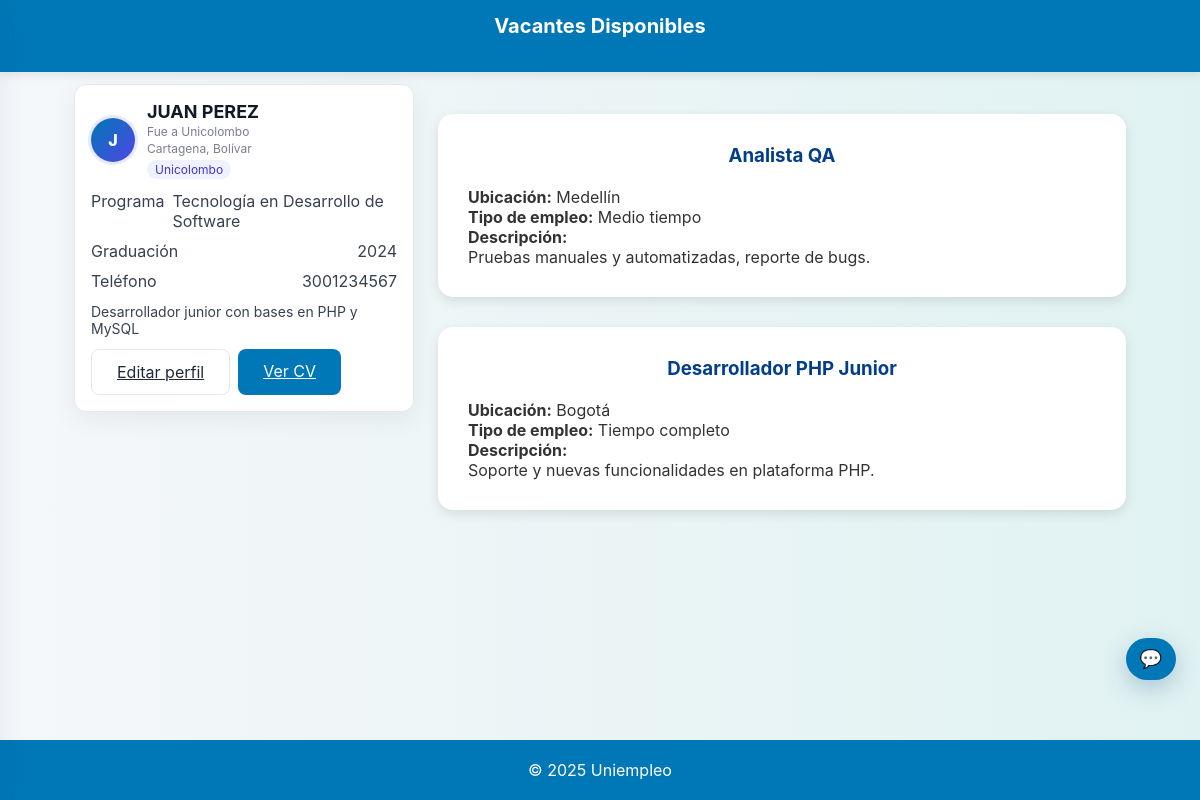
The page /UniEmpleo/Vacantes.php (signed in) on the database its author committed.
### tables this page shows
CREATE TABLE IF NOT EXISTS `egresados` (
  `id` INT NOT NULL AUTO_INCREMENT,
  `nombre` VARCHAR(255) NOT NULL,
  `email` VARCHAR(255) NOT NULL,
  `correo` VARCHAR(255) UNIQUE,
  `contrasena` VARCHAR(255) NULL,
  `telefono` VARCHAR(50) NULL,
  `programa` VARCHAR(255) NULL,
  `graduacion` INT NULL,
  `perfil` TEXT NULL,
  `cv` VARCHAR(255) NULL,
  `created_at` TIMESTAMP DEFAULT CURRENT_TIMESTAMP,
  PRIMARY KEY (`id`),
  INDEX `idx_egresados_email` (`email`),
  INDEX `idx_egresados_correo` (`correo`)
);

CREATE TABLE IF NOT EXISTS `vacantes` (
  `id` INT NOT NULL AUTO_INCREMENT,
  `empresa_id` INT NULL,
  `empresa` VARCHAR(255) NULL,
  `titulo` VARCHAR(255) NOT NULL,
  `descripcion` TEXT NOT NULL,
  `ubicacion` VARCHAR(255) NOT NULL,
  `tipo_empleo` VARCHAR(100) NOT NULL,
  `area` VARCHAR(255) NULL,
  `experiencia` VARCHAR(100) NULL,
  `fecha_publicacion` TIMESTAMP DEFAULT CURRENT_TIMESTAMP,
  PRIMARY KEY (`id`),
  FOREIGN KEY (`empresa_id`) REFERENCES `empresas`(`id`) ON DELETE SET NULL ON UPDATE CASCADE,
  INDEX `idx_vacantes_titulo` (`titulo`),
  INDEX `idx_vacantes_ubicacion` (`ubicacion`),
  INDEX `idx_vacantes_tipo` (`tipo_empleo`)
);

### UniEmpleo/Vacantes.php (the view, shortened to what this page needs)
<?php
$conexion = mysqli_connect("localhost", "root", "", "uniempleo");
?>
<!DOCTYPE html>
<html lang="es">
<head>
    <link rel="stylesheet" href="style.css">
</head>
<body>
    <header class="header">
        <button class="hamburger" id="menuToggle" aria-label="Abrir menú">
        </button>
        <h1>Vacantes Disponibles</h1>
    </header>
    <div class="layout">
        <div class="content content--two-col">
            <div class="col-left">
                <?php include __DIR__ . '/profile_card.php'; ?>
            </div>
            <div class="col-right">
                <?php
                if (isset($_SESSION['correo'])) {
                    $where = "1=1";
                    $consulta = "SELECT id, titulo, descripcion, ubicacion, tipo_empleo FROM vacantes WHERE $where ORDER BY id DESC";
                    $resultado = mysqli_query($conexion, $consulta);
                    if ($resultado && mysqli_num_rows($resultado) > 0) {
                        while ($fila = mysqli_fetch_assoc($resultado)) {
                            echo "<div class='formulario'>";
                            echo "<h3>" . htmlspecialchars($fila['titulo']) . "</h3>";
                            echo "<p><strong>Ubicación:</strong> " . htmlspecialchars($fila['ubicacion']) . "</p>";
                            echo "<p><strong>Tipo de empleo:</strong> " . htmlspecialchars($fila['tipo_empleo']) . "</p>";
                            echo "<p><strong>Descripción:</strong><br>" . nl2br(htmlspecialchars($fila['descripcion'])) . "</p>";
                            echo "</div>";
                        }
                    } else {
                        echo "<p>No hay vacantes disponibles en este momento.</p>";
                    }
                } else {
                    echo "<p>Debes iniciar sesión como egresado para ver vacantes.</p>";
                }
                ?>
            </div>
        </div>
    </div>
    <footer class="footer">
        <p>&copy; 2025 Uniempleo</p>
    </footer>
<?php include __DIR__ . '/messages_widget.php'; ?>
</body>
</html>

### UniEmpleo/profile_card.php (shortened to what this page needs)
<?php
$correo = $_SESSION['correo'] ?? null;
$egresado = null;
if ($correo) {
   $conn = mysqli_connect("localhost", "root", "", "uniempleo");
   if ($conn) {
     $stmt = mysqli_prepare($conn, "SELECT nombre, correo, email, telefono, programa, graduacion, perfil, cv FROM egresados WHERE correo = ? LIMIT 1");
     mysqli_stmt_bind_param($stmt, 's', $correo);
     mysqli_stmt_execute($stmt);
     $result = mysqli_stmt_get_result($stmt);
     if ($result && $row = mysqli_fetch_assoc($result)) {
       $egresado = $row;
     }
   }
}
$initial = '';
$substr = function($s) {
  return function_exists('mb_substr') ? mb_substr($s, 0, 1, 'UTF-8') : substr($s, 0, 1);
};
if ($egresado && !empty($egresado['nombre'])) {
  $initial = strtoupper($substr($egresado['nombre']));
} elseif ($correo) {
  $initial = strtoupper($substr($correo));
}
$nombre = $egresado['nombre'] ?? $correo;
$programa = $egresado['programa'] ?? 'Programa no especificado';
$graduacion = $egresado['graduacion'] ?? '—';
$telefono = $egresado['telefono'] ?? '—';
$institucion = 'Unicolombo';
$ciudad = 'Cartagena, Bolívar';
$perfil_text = $egresado['perfil'] ?? 'Completa tu perfil para mejores recomendaciones.';
$cv_path = $egresado['cv'] ?? null;
?>
<div class="profile-card">
  <div class="profile-header">
    <div class="profile-avatar"><?= htmlspecialchars($initial) ?></div>
    <div class="profile-info">
      <p class="profile-name"><?= htmlspecialchars(strtoupper($nombre)) ?></p>
      <p class="profile-sub">Fue a <?= htmlspecialchars($institucion) ?></p>
      <p class="profile-sub"><?= htmlspecialchars($ciudad) ?></p>
      <span class="profile-tag">Unicolombo</span>
    </div>
  </div>
  <div class="profile-meta">
    <div class="meta-item"><span>Programa</span><span><?= htmlspecialchars($programa) ?></span></div>
    <div class="meta-item"><span>Graduación</span><span><?= htmlspecialchars($graduacion) ?></span></div>
    <div class="meta-item"><span>Teléfono</span><span><?= htmlspecialchars($telefono) ?></span></div>
  </div>
  <p class="profile-summary"><?= htmlspecialchars($perfil_text) ?></p>
  <div class="profile-actions">
    <a class="button btn--ghost" href="RegistroEgresados.html">Editar perfil</a>
    <?php if ($cv_path): ?>
      <a class="button" href="<?= htmlspecialchars($cv_path) ?>" target="_blank">Ver CV</a>
    <?php endif; ?>
  </div>
</div>

### UniEmpleo/messages_widget.php (shortened to what this page needs)
<div id="miniChat" class="mini-chat" aria-live="polite">
  <button id="miniChatToggle" class="mini-chat__toggle" aria-expanded="false" aria-controls="miniChatPanel" title="Mensajes">
    <span class="mini-chat__icon">💬</span>
  </button>
</div>

### UniEmpleo/style.css (style rules this page uses)
* { margin: 0; padding: 0; box-sizing: border-box; }
body { font-family: 'Segoe UI', Tahoma, Geneva, Verdana, sans-serif; background: linear-gradient(to right, #f5f7fa, #e0f2f1); color: #333; min-height: 100vh; display: flex; flex-direction: column; }
.header { background-color: #0077b6; color: #fff; padding: 14px 20px; box-shadow: 0 2px 10px rgba(0,0,0,0.1); display: flex; align-items: center; justify-content: center; min-height: 52px; }
.formulario, .card { background-color: #fff; padding: 30px; border-radius: 15px; box-shadow: 0 4px 12px rgba(0,0,0,0.1); margin-bottom: 30px; transition: transform 0.2s ease-in-out; }
.formulario { max-width: 900px; margin: 30px auto; }
h1, h2, h3 { color: #023e8a; margin-bottom: 20px; text-align: center; }
.header h1, .header h2, .header h3 { color: #fff; font-size: 20px; font-weight: 700; }
input[type="submit"], .button { background-color: #0077b6; color: white; border: none; padding: 12px 25px; border-radius: 8px; font-size: 16px; cursor: pointer; transition: background-color 0.3s ease; }
.footer { background-color: #0077b6; color: white; text-align: center; padding: 20px; width: 100%; margin-top: auto; }
.layout { display: flex; gap: 24px; align-items: flex-start; }
.content { flex: 1; padding: 12px 24px; }
body { font-family: 'Inter', system-ui, -apple-system, Segoe UI, Roboto, Arial, sans-serif; }
.header { position: relative; }
.header .hamburger { position: absolute; left: 16px; top: 50%; transform: translateY(-50%); width: 36px; height: 28px; border: 0; background: transparent; cursor: pointer; display: flex; flex-direction: column; justify-content: center; gap: 6px; }
.profile-card { background: #fff; border: 1px solid #e5e7eb; border-radius: 12px; box-shadow: 0 8px 24px rgba(15,23,42,.06); padding: 16px; }
.profile-header { display:flex; align-items:center; gap:12px; margin-bottom:12px; }
.profile-avatar { width:44px; height:44px; border-radius:50%; background: linear-gradient(135deg,#0077b6,#4f46e5); color:#fff; display:flex; align-items:center; justify-content:center; font-weight:800; box-shadow: 0 0 0 3px rgba(79,70,229,.12); }
.profile-info .profile-name { margin:0; font-size:18px; font-weight:700; color:#111827; }
.profile-card .profile-sub { margin:2px 0; color:#6b7280; font-size:12px; }
.profile-tag { display:inline-block; background:#eef2ff; color:#4338ca; border-radius:12px; padding:2px 8px; font-size:12px; }
.profile-meta { display:grid; grid-template-columns: 1fr; gap:10px; margin:12px 0; }
.meta-item { display:flex; justify-content:space-between; gap:8px; color:#374151; }
.profile-summary { color:#374151; font-size:14px; }
.profile-actions { display:flex; gap:8px; margin-top:12px; }
.button.btn--ghost { background:transparent; border:1px solid #e5e7eb; color:#1f2937; }
.content--two-col { display:grid; grid-template-columns: 340px 1fr; gap:24px; align-items:start; max-width: 1100px; margin: 0 auto; }
.col-left { justify-self: end; }
.profile-sub { margin-top:4px; opacity:.9; }
.mini-chat { position: fixed; bottom: 120px; right: 24px; z-index: 1000; }
.mini-chat__toggle { display:flex; align-items:center; gap:8px; background:#0077b6; color:#fff; border:none; border-radius:999px; padding:10px 14px; box-shadow:0 8px 24px rgba(2,62,138,0.25); cursor:pointer; }
.mini-chat__icon { font-size:18px; }

### rows shown on the page
egresados: nombre "J", nombre "JUAN PEREZ", programa "Tecnología en Desarrollo de Software", graduacion "2024", telefono "3001234567", perfil "Desarrollador junior con bases en PHP y MySQL"
vacantes: titulo "Analista QA", ubicacion "Medellín", tipo_empleo "Medio tiempo", descripcion "Pruebas manuales y automatizadas, reporte de bugs."
vacantes: titulo "Desarrollador PHP Junior", ubicacion "Bogotá", tipo_empleo "Tiempo completo", descripcion "Soporte y nuevas funcionalidades en plataforma PHP."

### other values the page prints
$institucion "Unicolombo"
$ciudad "Cartagena, Bolívar"
